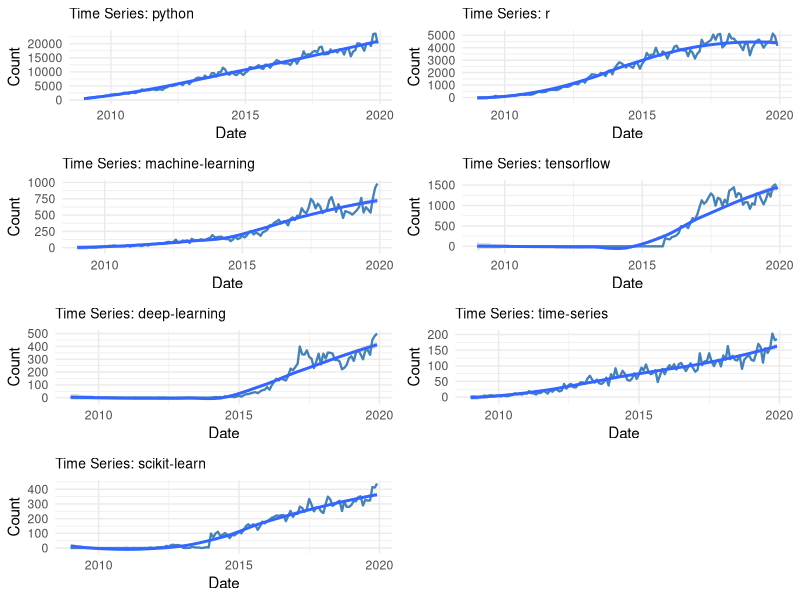
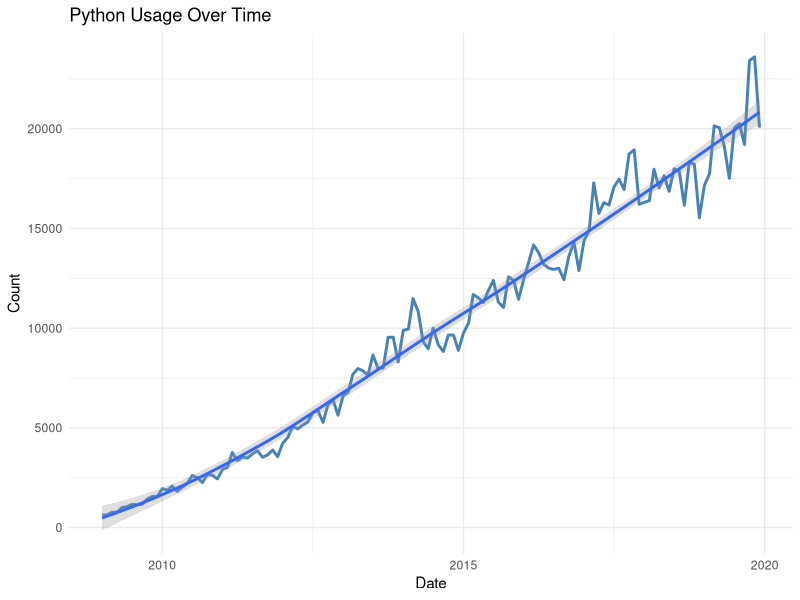
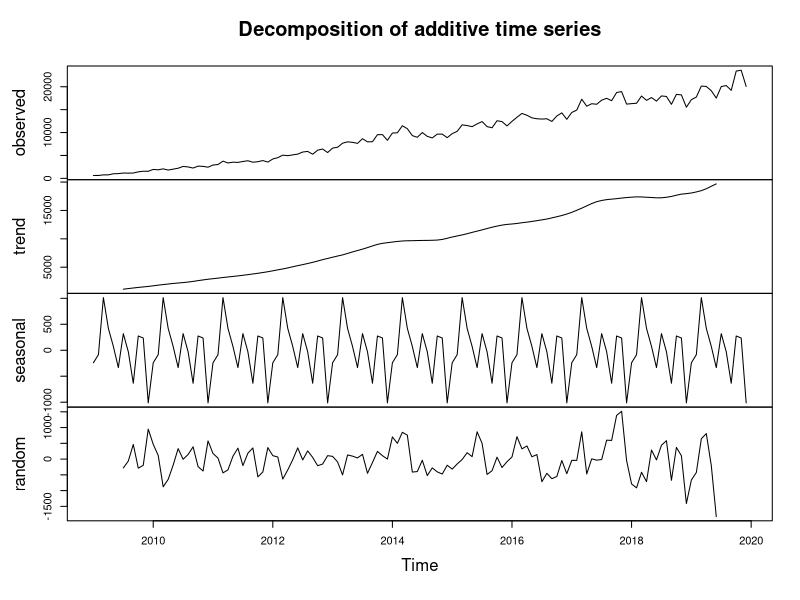
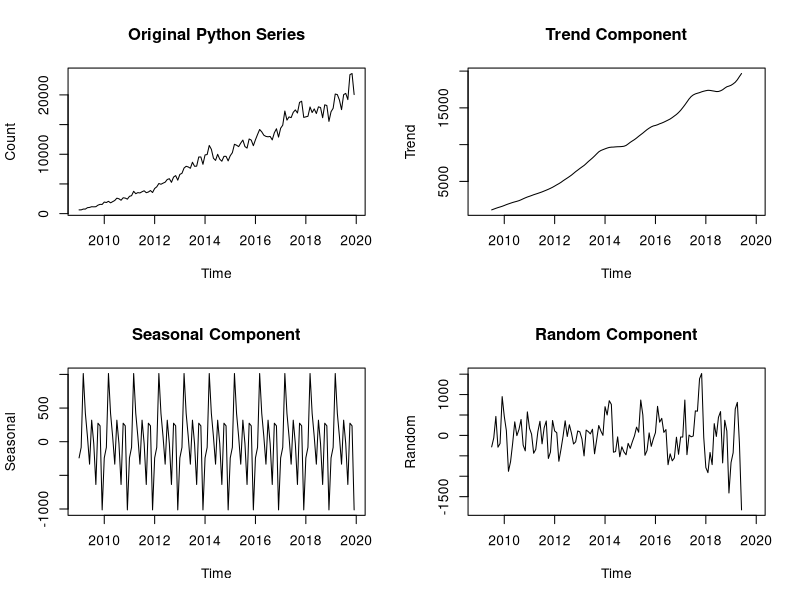
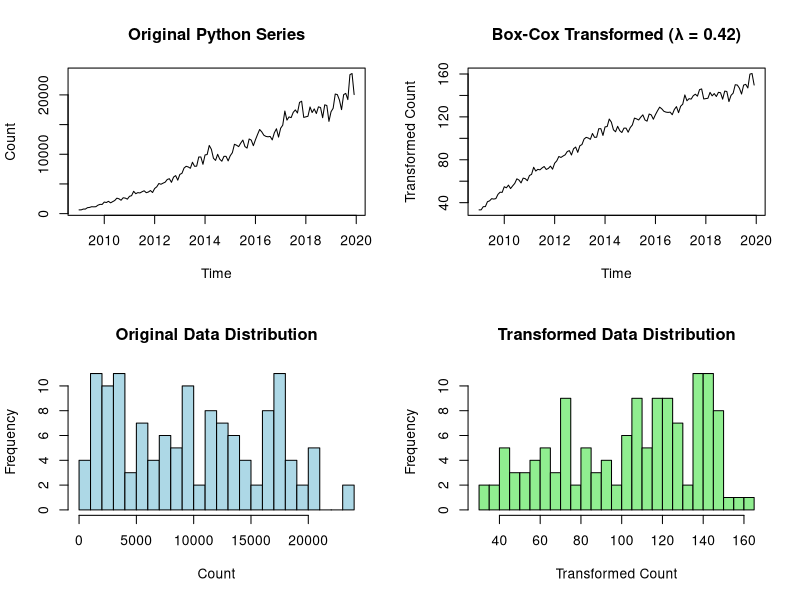
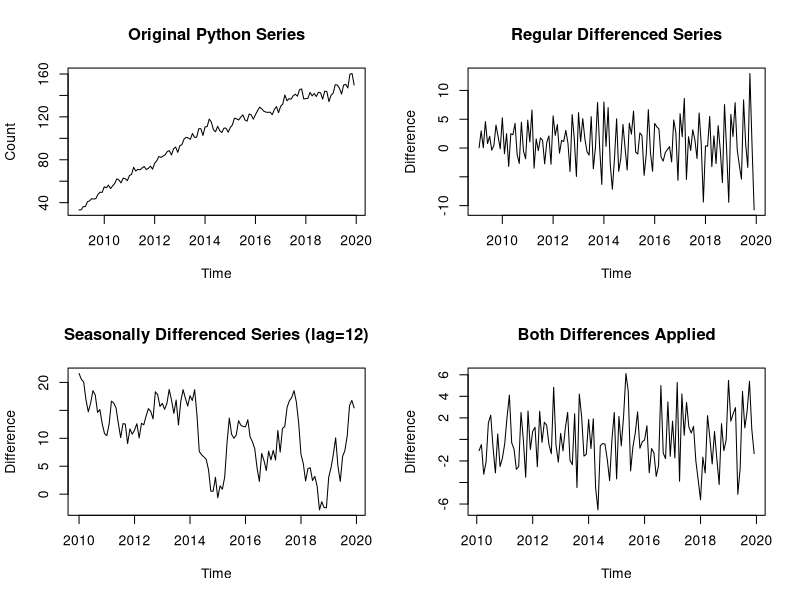
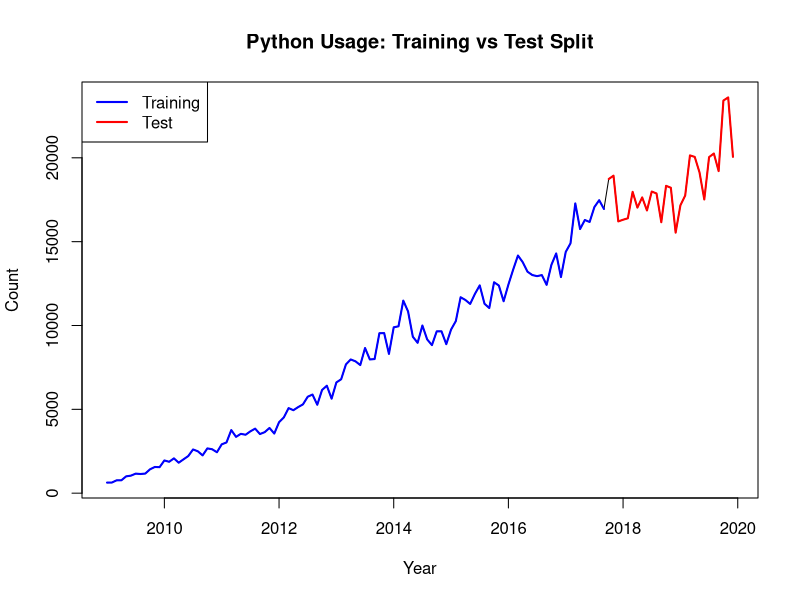
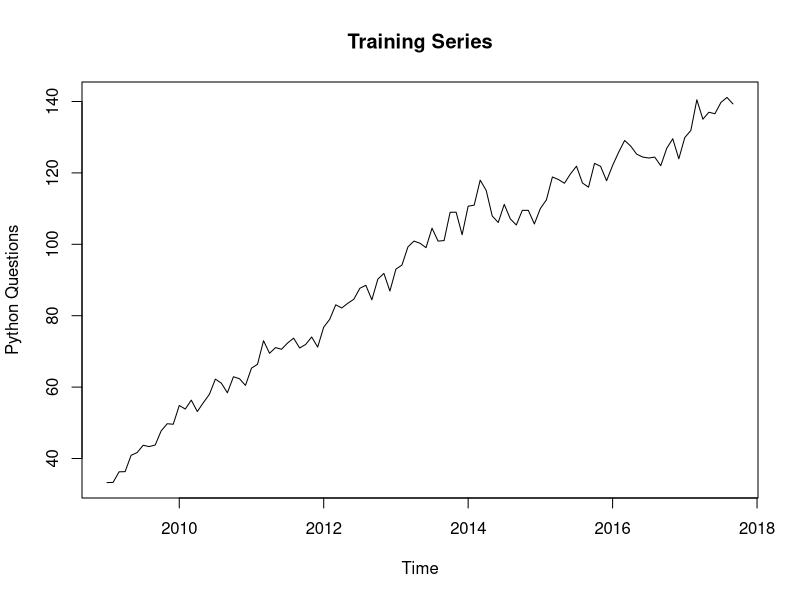

Generate these figures, in order, with R:
## ---- chunk 1
knitr::opts_chunk$set(echo = TRUE)
## ---- chunk 2
library(tidyverse)
library(forecast)
library(tseries)
library(ggplot2)
library(lubridate)
library(gridExtra)
library(reshape2)
## ---- chunk 3
# Load the data
data <- read.csv("data.csv")

# Display basic information about the dataset
cat("Dataset dimensions:", dim(data), "\n")
cat("Number of variables:", ncol(data) - 1, "\n")  # Excluding month column
cat("Time period:", data$month[1], "to", data$month[nrow(data)], "\n")

# Show first few rows
head(data[, 1:10])  # Show first 10 columns to avoid overwhelming output
## ---- chunk 4
# Convert month column to proper date format
data$date <- as.Date(paste0("01-", data$month), format = "%d-%y-%b")

# Remove any rows with NA dates
data <- data[!is.na(data$date),]

# Sort by date
data <- data[order(data$date),]

# Print date range for verification
cat("Date range:", as.character(range(data$date)), "\n")

# Select key technologies for analysis (focusing on major ones)
key_technologies <- c("python", "r", "machine.learning", "tensorflow",
                      "deep.learning", "time.series", "scikit.learn")

# Create a subset for focused analysis
tech_data <- data[, c("date", key_technologies)]

# Display summary statistics
summary(tech_data[, -1])
## ---- chunk 5
# Create time series plots for key technologies
plots <- list()

for (i in 2:ncol(tech_data)) {
  tech_name <- names(tech_data)[i]

  p <- ggplot(tech_data, aes(x = date, y = .data[[tech_name]])) +
    geom_line(color = "steelblue", size = 0.8) +
    geom_smooth(method = "loess", se = TRUE, alpha = 0.3) +
    labs(title = paste("Time Series:", str_replace_all(tech_name, "\\.", "-")),
         x = "Date", y = "Count") +
    theme_minimal() +
    theme(plot.title = element_text(size = 10))

  plots[[tech_name]] <- p
}

# Arrange plots in a grid
if (length(plots) > 0) {
  do.call(grid.arrange, c(plots, ncol = 2))
} else {
  cat("No plots to display - check data processing\n")
}

# Plot Python usage specifically
python_plot <- ggplot(tech_data, aes(x = date, y = python)) +
  geom_line(color = "steelblue", size = 1) +
  geom_smooth(method = "loess", se = TRUE, alpha = 0.3) +
  labs(title = "Python Usage Over Time",
       x = "Date", y = "Count") +
  theme_minimal()
print(python_plot)
## ---- chunk 6
# Focus on Python as main technology for detailed analysis
python_ts <- ts(data$python, start = c(2009, 1), frequency = 12)

# Decompose the time series to analyze trend and seasonality
python_decomp <- decompose(python_ts)

# Plot decomposition
plot(python_decomp)

# Calculate trend statistics
cat("=== TREND AND SEASONALITY ANALYSIS ===\n\n")
cat("Python usage trend analysis:\n")
cat("Mean:", round(mean(python_ts), 2), "\n")
cat("Standard deviation:", round(sd(python_ts), 2), "\n")
cat("Coefficient of variation:", round(sd(python_ts) / mean(python_ts), 3), "\n\n")

# Analyze variance over time to assess need for transformation
# Split the series into periods and calculate variance
ts_length <- length(python_ts)
period_size <- 24  # 2 years
periods <- floor(ts_length / period_size)

variances <- numeric(periods)
for (i in 1:periods) {
  start_idx <- (i-1) * period_size + 1
  end_idx <- i * period_size
  period_data <- python_ts[start_idx:end_idx]
  variances[i] <- var(period_data)
}

cat("Variance analysis across time periods:\n")
cat("Period variances:", round(variances, 2), "\n")
cat("Variance ratio (max/min):", round(max(variances)/min(variances), 2), "\n")

# Test for heteroscedasticity (changing variance)
if (max(variances)/min(variances) > 3) {
  cat("HIGH variance heteroscedasticity detected - Box-Cox transformation recommended\n")
} else if (max(variances)/min(variances) > 2) {
  cat("MODERATE variance heteroscedasticity detected - Box-Cox transformation may be beneficial\n")
} else {
  cat("LOW variance heteroscedasticity - Box-Cox transformation may not be necessary\n")
}

# Analyze seasonal patterns
seasonal_component <- python_decomp$seasonal
cat("\nSeasonal pattern analysis:\n")
cat("Seasonal amplitude (max-min):", round(max(seasonal_component, na.rm = TRUE) - min(seasonal_component, na.rm = TRUE), 2), "\n")
cat("Seasonal relative amplitude (% of mean):", round(100 * (max(seasonal_component, na.rm = TRUE) - min(seasonal_component, na.rm = TRUE)) / mean(python_ts), 2), "%\n")

# Plot variance over time
par(mfrow = c(2, 2))
plot(python_ts, main = "Original Python Series", ylab = "Count")
plot(python_decomp$trend, main = "Trend Component", ylab = "Trend")
plot(python_decomp$seasonal, main = "Seasonal Component", ylab = "Seasonal")
plot(python_decomp$random, main = "Random Component", ylab = "Random")
par(mfrow = c(1, 1))
## ---- chunk 7
# Based on the trend and seasonality analysis, assess need for Box-Cox transformation
lambda_bc <- BoxCox.lambda(python_ts)
cat("=== BOX-COX TRANSFORMATION ANALYSIS ===\n\n")
cat("Optimal Box-Cox lambda:", round(lambda_bc, 4), "\n")

# Interpretation of lambda values
cat("\nLambda interpretation:\n")
if (abs(lambda_bc - 1) < 0.01) {
  cat("- Lambda ≈ 1: No transformation needed (data already approximately normal)\n")
} else if (abs(lambda_bc - 0.5) < 0.1) {
  cat("- Lambda ≈ 0.5: Square root transformation recommended\n")
} else if (abs(lambda_bc) < 0.1) {
  cat("- Lambda ≈ 0: Log transformation recommended\n")
} else if (lambda_bc < 0) {
  cat("- Lambda < 0: Inverse transformation family\n")
} else {
  cat("- Lambda =", round(lambda_bc, 4), ": Power transformation recommended\n")
}

# Apply Box-Cox transformation based on lambda and variance analysis
variance_ratio <- max(variances)/min(variances)
transform_needed <- (abs(lambda_bc - 1) > 0.01) || (variance_ratio > 2)

if (transform_needed) {
  python_ts_transformed <- BoxCox(python_ts, lambda = lambda_bc)
  cat("\nBox-Cox transformation APPLIED using lambda:", round(lambda_bc, 4), "\n")
  cat("Justification: ")
  if (abs(lambda_bc - 1) > 0.01) {
    cat("Optimal lambda significantly different from 1; ")
  }
  if (variance_ratio > 2) {
    cat("High variance heteroscedasticity detected (ratio:", round(variance_ratio, 2), ")")
  }
  cat("\n")
  
  # Compare original vs transformed series
  par(mfrow = c(2, 2))
  
  # Original series
  plot(python_ts, main = "Original Python Series", ylab = "Count")
  
  # Transformed series
  plot(python_ts_transformed, main = paste0("Box-Cox Transformed (λ = ", round(lambda_bc, 3), ")"),
       ylab = "Transformed Count")
  
  # Histograms for comparison
  hist(python_ts, main = "Original Data Distribution", 
       xlab = "Count", breaks = 20, col = "lightblue")
  hist(python_ts_transformed, main = "Transformed Data Distribution", 
       xlab = "Transformed Count", breaks = 20, col = "lightgreen")
  
  par(mfrow = c(1, 1))
  
  # Variance comparison
  cat("\nVariance comparison:\n")
  cat("Original series variance:", round(var(python_ts), 2), "\n")
  cat("Transformed series variance:", round(var(python_ts_transformed), 2), "\n")
  
  # Update python_ts for subsequent analyses
  python_ts <- python_ts_transformed
  
} else {
  cat("\nBox-Cox transformation NOT APPLIED\n")
  cat("Justification: Lambda close to 1 (", round(lambda_bc, 4), ") and low variance heteroscedasticity (ratio:", round(variance_ratio, 2), ")\n")
  cat("The original series is already sufficiently stable for modeling.\n")
}

# Final assessment
cat("\n=== TRANSFORMATION SUMMARY ===\n")
if (transform_needed) {
  cat("Status: Box-Cox transformation applied\n")
  cat("Lambda parameter:", round(lambda_bc, 4), "\n")
  cat("All subsequent analyses will use the transformed series\n")
} else {
  cat("Status: No transformation applied\n")
  cat("Subsequent analyses will use the original series\n")
}
## ---- chunk 8
# Augmented Dickey-Fuller test for stationarity
adf_test <- adf.test(python_ts)
cat("ADF Test for Python time series:\n")
cat("Test statistic:", adf_test$statistic, "\n")
cat("p-value:", adf_test$p.value, "\n")
cat("Result:", ifelse(adf_test$p.value < 0.05, "Stationary", "Non-stationary"), "\n\n")

# KPSS test
kpss_test <- kpss.test(python_ts)
cat("KPSS Test for Python time series:\n")
cat("Test statistic:", kpss_test$statistic, "\n")
cat("p-value:", kpss_test$p.value, "\n")
cat("Result:", ifelse(kpss_test$p.value < 0.05, "Stationary", "Non-stationary"), "\n")
## ---- chunk 9
# First create the differenced series
python_diff <- diff(python_ts)

# Test stationarity of regular differenced series
adf_diff <- adf.test(python_diff)
cat("=== COMPREHENSIVE DIFFERENCING ANALYSIS ===\n\n")

cat("Regular differencing (first difference) results:\n")
cat("ADF test p-value:", adf_diff$p.value, "\n")
cat("Result:", ifelse(adf_diff$p.value < 0.05, "Stationary", "Non-stationary"), "\n\n")

# Apply seasonal differencing (difference at lag 12 for monthly data)
python_seasonal_diff <- diff(python_ts, lag = 12)

# Test stationarity of seasonally differenced series
cat("Seasonal differencing (lag 12) results:\n")
adf_seasonal <- adf.test(python_seasonal_diff)
cat("ADF test p-value:", adf_seasonal$p.value, "\n")
cat("Result:", ifelse(adf_seasonal$p.value < 0.05, "Stationary", "Non-stationary"), "\n\n")

# Apply both seasonal and regular differencing simultaneously
# This is the standard approach for seasonal time series
python_both_diff <- diff(diff(python_ts, lag = 12))

cat("Both seasonal and regular differencing:\n")
adf_both <- adf.test(python_both_diff)
cat("ADF test p-value:", adf_both$p.value, "\n")
cat("Result:", ifelse(adf_both$p.value < 0.05, "Stationary", "Non-stationary"), "\n\n")

# Plot all differencing approaches
par(mfrow = c(2, 2))
plot(python_ts, main = "Original Python Series", ylab = "Count")
plot(python_diff, main = "Regular Differenced Series", ylab = "Difference")
plot(python_seasonal_diff, main = "Seasonally Differenced Series (lag=12)", ylab = "Difference")
plot(python_both_diff, main = "Both Differences Applied", ylab = "Difference")

par(mfrow = c(1, 1))
## ---- chunk 10
# Calculate split point (80% for training, 20% for testing)
python_ts <- ts(data$python, start = c(2009, 1), frequency = 12)
total_obs <- length(python_ts)
train_size <- floor(0.8 * total_obs)

# Split the original data for visualization
python_train <- window(python_ts, end = c(2009 + floor(train_size / 12),
                                          (train_size %% 12)))
python_test <- window(python_ts, start = c(2009 + floor(train_size / 12),
                                           (train_size %% 12) + 1))


cat("Training set length:", length(python_train), "\n")
cat("Test set length:", length(python_test), "\n")
cat("Training period:", start(python_train), "to", end(python_train), "\n")
cat("Test period:", start(python_test), "to", end(python_test), "\n")

# Plot the split
plot(python_ts, main = "Python Usage: Training vs Test Split",
     ylab = "Count", xlab = "Year")
lines(python_train, col = "blue", lwd = 2)
lines(python_test, col = "red", lwd = 2)
legend("topleft", legend = c("Training", "Test"),
       col = c("blue", "red"), lwd = 2)
## ---- chunk 11
# Use original training data for model development
train_ts <- python_train
train_ts <- BoxCox(train_ts, lambda = lambda_bc)

# Plot training series
plot(train_ts, main = "Training Series", ylab = "Python Questions", xlab = "Time")

# Check stationarity of training series
adf_train <- adf.test(train_ts)
cat("ADF test p-value for training series:", adf_train$p.value, "\n")
cat("Training series is:", ifelse(adf_train$p.value < 0.05, "Stationary", "Non-stationary"), "\n\n")

# Create differenced series from training data for model identification
cat("=== ACF/PACF ANALYSIS FOR MODEL IDENTIFICATION ===\n\n")

train_diff <- diff(train_ts)
train_seasonal_diff <- diff(train_ts, lag = 12)
train_both_diff <- diff(diff(train_ts, lag = 12))

# Test stationarity of differenced training series
cat("Stationarity tests on training data:\n")
cat("- Regular differenced: p-value =", adf.test(train_diff)$p.value, "\n")
cat("- Seasonal differenced: p-value =", adf.test(train_seasonal_diff)$p.value, "\n")
cat("- Both differences: p-value =", adf.test(train_both_diff)$p.value, "\n\n")

# ACF/PACF plots for model identification
par(mfrow = c(3, 2))

# Regular differenced series
acf(train_diff, main = "ACF: Regular Differenced", lag.max = 40, na.action = na.pass)
pacf(train_diff, main = "PACF: Regular Differenced", lag.max = 40, na.action = na.pass)

# Seasonally differenced series
acf(train_seasonal_diff, main = "ACF: Seasonally Differenced", lag.max = 40, na.action = na.pass)
pacf(train_seasonal_diff, main = "PACF: Seasonally Differenced", lag.max = 40, na.action = na.pass)

# Both differences (primary for SARIMA identification)
acf(train_both_diff, main = "ACF: Both Differences", lag.max = 40, na.action = na.pass)
pacf(train_both_diff, main = "PACF: Both Differences", lag.max = 40, na.action = na.pass)

par(mfrow = c(1, 1))

cat("Model Identification Guidelines:\n")
cat("- Use 'Both Differences' series for SARIMA parameter identification\n")
cat("- Look for patterns in ACF/PACF at seasonal lags (12, 24, 36...)\n")
cat("- Consider d=1, D=1 based on differencing analysis\n")
## ---- chunk 12
# Define candidate SARIMA models based on ACF/PACF analysis
models_to_test <- list(
  list(order = c(0, 1, 1), seasonal = c(0, 1, 1)),
  list(order = c(1, 1, 0), seasonal = c(1, 1, 1)),
  list(order = c(1, 1, 0), seasonal = c(0, 1, 1)),
  list(order = c(1, 1, 0), seasonal = c(1, 1, 0)),
  list(order = c(1, 1, 0), seasonal = c(1, 0, 0)),
  list(order = c(1, 1, 0), seasonal = c(0, 0, 1)),
  list(order = c(0, 1, 1), seasonal = c(0, 0, 0)),
  list(order = c(1, 1, 1), seasonal = c(1, 1, 1)),
  list(order = c(1, 1, 1), seasonal = c(0, 1, 1)),
  list(order = c(1, 1, 1), seasonal = c(1, 1, 0)),
  list(order = c(1, 1, 1), seasonal = c(1, 0, 0)),
  list(order = c(1, 1, 1), seasonal = c(0, 0, 1)),
  list(order = c(0, 1, 2), seasonal = c(0, 0, 0))
)

# Store model results
model_results <- data.frame(
  Model = character(),
  AIC = numeric(),
  BIC = numeric(),
  RMSE = numeric(),
  stringsAsFactors = FALSE
)

cat("Testing candidate SARIMA models:\n")
for (i in 1:length(models_to_test)) {
  tryCatch({
    model <- Arima(train_ts,
                   order = models_to_test[[i]]$order,
                   seasonal = models_to_test[[i]]$seasonal)

    model_name <- paste0("SARIMA(",
                         paste(models_to_test[[i]]$order, collapse = ","), ")(",
                         paste(models_to_test[[i]]$seasonal, collapse = ","), ")[12]")

    # Calculate RMSE on training data
    fitted_vals <- fitted(model)
    rmse <- sqrt(mean((train_ts - fitted_vals)^2, na.rm = TRUE))

    model_results <- rbind(model_results, data.frame(
      Model = model_name,
      AIC = model$aic,
      BIC = model$bic,
      RMSE = rmse
    ))

    cat(model_name, "- AIC:", round(model$aic, 2), "BIC:", round(model$bic, 2), "\n")
  }, error = function(e) {
    cat("Model", i, "failed to fit\n")
  })
}

# Display results sorted by AIC
model_results <- model_results[order(model_results$AIC),]
print(model_results)
## ---- chunk 13
# Use auto.arima for SARIMA model selection
auto_sarima <- auto.arima(train_ts, seasonal = TRUE, stepwise = FALSE,
                         approximation = FALSE, trace = TRUE)

cat("Auto-selected SARIMA model:\n")
print(auto_sarima)
## ---- chunk 14
# Use auto.arima for non-seasonal ARIMA model selection
auto_arima <- auto.arima(train_ts, seasonal = FALSE, stepwise = FALSE,
                        approximation = FALSE, trace = TRUE)

cat("\nAuto-selected ARIMA (non-seasonal) model:\n")
print(auto_arima)
## ---- chunk 15
# Compare SARIMA vs ARIMA
cat("\n=== AUTOMATIC MODEL COMPARISON ===\n")
cat("SARIMA Model:\n")
cat("- Model:", paste(arimaorder(auto_sarima), collapse = "-"), "\n")
cat("- AIC:", auto_sarima$aic, "\n")
cat("- BIC:", auto_sarima$bic, "\n")

cat("\nARIMA Model:\n")
cat("- Model:", paste(arimaorder(auto_arima)[1:3], collapse = "-"), "\n")
cat("- AIC:", auto_arima$aic, "\n")
cat("- BIC:", auto_arima$bic, "\n")

# Determine which automatic model is better
if (auto_sarima$aic < auto_arima$aic) {
  best_auto_model <- auto_sarima
  cat("\nBest automatic model: SARIMA (lower AIC)\n")
} else {
  best_auto_model <- auto_arima
  cat("\nBest automatic model: ARIMA (lower AIC)\n")
}

cat("\nModel summary for best automatic model:\n")
summary(best_auto_model)
## ---- chunk 16
# Use best automatic model for detailed analysis
best_sarima <- best_auto_model

cat("Best model coefficients:\n")
print(coef(best_sarima))

cat("\nStandard errors:\n")
print(sqrt(diag(best_sarima$var.coef)))

cat("\nT-statistics:\n")
t_stats <- coef(best_sarima) / sqrt(diag(best_sarima$var.coef))
print(t_stats)

cat("\nP-values:\n")
p_values <- 2 * (1 - pnorm(abs(t_stats)))
print(p_values)

# Parameter significance (p < 0.05)
significant_params <- p_values < 0.05
cat("\nSignificant parameters (p < 0.05):\n")
print(significant_params)

# Model type identification
if (length(arimaorder(best_sarima)) == 6) {
  cat("\nSelected model type: SARIMA\n")
  cat("Model specification:", paste(arimaorder(best_sarima), collapse = "-"), "\n")
} else {
  cat("\nSelected model type: ARIMA (non-seasonal)\n")
  cat("Model specification:", paste(arimaorder(best_sarima)[1:3], collapse = "-"), "\n")
}
## ---- chunk 17
# Residual analysis
residuals_sarima <- residuals(best_sarima)

par(mfrow = c(2, 3))
# 1. Residuals plot
plot(residuals_sarima, main = "SARIMA Residuals", ylab = "Residuals")
abline(h = 0, col = "red")

# 2. ACF of residuals
acf(residuals_sarima, main = "ACF of Residuals", na.action = na.pass)

# 3. PACF of residuals
pacf(residuals_sarima, main = "PACF of Residuals", na.action = na.pass)

# 4. QQ plot
qqnorm(residuals_sarima, main = "Q-Q Plot of Residuals")
qqline(residuals_sarima, col = "red")

# 5. Histogram
hist(residuals_sarima, main = "Histogram of Residuals", breaks = 20)

# 6. Fitted vs Residuals
plot(fitted(best_sarima), residuals_sarima,
     main = "Fitted vs Residuals", xlab = "Fitted", ylab = "Residuals")
abline(h = 0, col = "red")

par(mfrow = c(1, 1))

# Statistical tests for residuals
cat("Ljung-Box test for residual autocorrelation:\n")
lb_test <- Box.test(residuals_sarima, lag = 12, type = "Ljung-Box")
print(lb_test)

cat("\nShapiro-Wilk Test for Residuals:\n")
shapiro.test(residuals_sarima)

# Kolmogorov-Smirnov Test for Normality
# Note: For Kolmogorov-Smirnov, you typically compare against a theoretical distribution.
# For residuals, it's common to compare against a normal distribution with mean 0 and standard deviation
# equal to the standard deviation of your residuals.
cat("\nKolmogorov-Smirnov Test for Residuals:\n")
ks.test(residuals_sarima, "pnorm", mean = mean(residuals_sarima), sd = sd(residuals_sarima))
## ---- chunk 18
# Manual ETS models - using valid combinations
train_ts <- python_train # Use original training data without Box-Cox transformation for ETS
cat("Fitting ETS models:\n")
ets_models <- list()

# Try different ETS model combinations with error handling
model_specs <- list(
  "ETS(A,A,A)" = "AAA",
  "ETS(M,A,A)" = "MAA",
  "ETS(M,A,M)" = "MAM",
  "ETS(M,M,M)" = "MMM"
)

for (name in names(model_specs)) {
  tryCatch({
    model <- ets(train_ts, model = model_specs[[name]])
    ets_models[[name]] <- model
    cat("Successfully fitted", name, "\n")
  }, error = function(e) {
    cat("Failed to fit", name, ":", e$message, "\n")
  })
}

# Compare manual ETS models
ets_manual_comparison <- data.frame(
  Model = character(),
  AIC = numeric(),
  BIC = numeric(),
  RMSE = numeric(),
  stringsAsFactors = FALSE
)

# Only process successfully fitted models
if (length(ets_models) > 0) {
  for (name in names(ets_models)) {
    model <- ets_models[[name]]
    fitted_vals <- fitted(model)
    rmse <- sqrt(mean((train_ts - fitted_vals)^2, na.rm = TRUE))

    ets_manual_comparison <- rbind(ets_manual_comparison, data.frame(
      Model = name,
      AIC = model$aic,
      BIC = model$bic,
      RMSE = rmse
    ))
  }

  ets_manual_comparison <- ets_manual_comparison[order(ets_manual_comparison$AIC),]
  print(ets_manual_comparison)
} else {
  cat("No manual ETS models fitted successfully\n")
}
## ---- chunk 19
# Automatic ETS model selection
ets_auto <- ets(train_ts)
cat("Auto-selected ETS model:\n")
print(ets_auto)

# Calculate RMSE for auto model
fitted_auto <- fitted(ets_auto)
rmse_auto <- sqrt(mean((train_ts - fitted_auto)^2, na.rm = TRUE))

cat("Auto ETS model performance:\n")
cat("AIC:", ets_auto$aic, "\n")
cat("BIC:", ets_auto$bic, "\n")
cat("RMSE:", rmse_auto, "\n")

# Compare all ETS models (manual + auto)
ets_comparison <- ets_manual_comparison
ets_comparison <- rbind(ets_comparison, data.frame(
  Model = "ETS(Auto)",
  AIC = ets_auto$aic,
  BIC = ets_auto$bic,
  RMSE = rmse_auto
))

ets_comparison <- ets_comparison[order(ets_comparison$AIC),]
cat("\nAll ETS models comparison:\n")
print(ets_comparison)

# Select best ETS model
best_ets <- ets_auto
## ---- chunk 20
# Residual analysis for ETS model
residuals_ets <- residuals(best_ets) # Assuming best_ets is your chosen ETS model (e.g., ets_auto)

par(mfrow = c(2, 3))

# 1. Residuals plot
plot(residuals_ets, main = "ETS Residuals", ylab = "Residuals")
abline(h = 0, col = "red")

# 2. ACF of residuals
acf(residuals_ets, main = "ACF of Residuals", na.action = na.pass)

# 3. PACF of residuals
pacf(residuals_ets, main = "PACF of Residuals", na.action = na.pass)

# 4. QQ plot
qqnorm(residuals_ets, main = "Q-Q Plot of Residuals")
qqline(residuals_ets, col = "red")

# 5. Histogram
hist(residuals_ets, main = "Histogram of Residuals", breaks = 20)

# 6. Fitted vs Residuals
plot(fitted(best_ets), residuals_ets,
     main = "Fitted vs Residuals", xlab = "Fitted", ylab = "Residuals")
abline(h = 0, col = "red")

cat("Ljung-Box test for residual autocorrelation:\n")
lb_test <- Box.test(residuals_ets, lag = 40, type = "Ljung-Box")
print(lb_test)

cat("\nShapiro-Wilk Test for Residuals:\n")
shapiro.test(residuals_ets)

# Kolmogorov-Smirnov Test for Normality
# Note: For Kolmogorov-Smirnov, you typically compare against a theoretical distribution.
# For residuals, it's common to compare against a normal distribution with mean 0 and standard deviation
# equal to the standard deviation of your residuals.
cat("\nKolmogorov-Smirnov Test for Residuals:\n")
ks.test(residuals_ets, "pnorm", mean = mean(residuals_sarima), sd = sd(residuals_sarima))
## ---- chunk 21
cat("=== MODEL COMPARISON SUMMARY ===\n\n")

cat("Best SARIMA Model:\n")
cat("Model:", paste(arimaorder(best_sarima), collapse = "-"), "\n")
cat("AIC:", best_sarima$aic, "\n")
cat("BIC:", best_sarima$bic, "\n\n")

cat("Best ETS Model:\n")
cat("Model:", best_ets$method, "\n")
cat("AIC:", best_ets$aic, "\n")
cat("BIC:", best_ets$bic, "\n\n")
## ---- chunk 22
# Set forecast horizon (length of test set)
h <- length(python_test)
cat("Forecast horizon:", h, "periods\n")

# Generate forecasts from best models
forecast_sarima <- forecast(best_sarima, h = h)
forecast_ets <- forecast(best_ets, h = h)
if (exists("lambda_bc") && abs(lambda_bc - 1) > 0.01) {
  cat("Applying inverse Box-Cox transformation to forecasts...\n")
  
  # Inverse transform SARIMA forecasts
  forecast_sarima$mean <- InvBoxCox(forecast_sarima$mean, lambda_bc)
  forecast_sarima$lower <- InvBoxCox(forecast_sarima$lower, lambda_bc)
  forecast_sarima$upper <- InvBoxCox(forecast_sarima$upper, lambda_bc)
  forecast_sarima$x <- python_train
}

# Display forecast summaries
cat("SARIMA Forecast Summary:\n")
print(summary(forecast_sarima))

cat("ETS Forecast Summary:\n")
print(summary(forecast_ets))
## ---- chunk 23
# Create comprehensive forecast plots
par(mfrow = c(2, 1))

# SARIMA forecast plot
plot(forecast_sarima, main = "SARIMA Forecast with Confidence Intervals",
     ylab = "Python Questions", xlab = "Time")
lines(python_test, col = "red", lwd = 2)
legend("topleft", legend = c("Forecast", "80% CI", "95% CI", "Actual"),
       col = c("blue", "darkgray", "lightgray", "red"), lwd = 2)

# ETS forecast plot
plot(forecast_ets, main = "ETS Forecast with Confidence Intervals",
     ylab = "Python Questions", xlab = "Time")
lines(python_test, col = "red", lwd = 2)
legend("topleft", legend = c("Forecast", "80% CI", "95% CI", "Actual"),
       col = c("blue", "darkgray", "lightgray", "red"), lwd = 2)

par(mfrow = c(1, 1))
# Combined comparison plot
plot(python_ts, main = "Forecast Comparison: SARIMA vs ETS vs Actual",
     ylab = "Python Questions", xlab = "Time", xlim = c(2009, 2019))
lines(forecast_sarima$mean, col = "blue", lwd = 2)
lines(forecast_ets$mean, col = "green", lwd = 2)
lines(python_test, col = "red", lwd = 2)
legend("topleft", legend = c("Original", "SARIMA", "ETS", "Actual Test"),
       col = c("black", "blue", "green", "red"), lwd = 2)
## ---- chunk 24
# Calculate accuracy measures
accuracy_sarima <- accuracy(forecast_sarima, python_test)
accuracy_ets <- accuracy(forecast_ets, python_test)

cat("=== FORECAST ACCURACY COMPARISON ===\n\n")

cat("SARIMA Model Accuracy:\n")
print(accuracy_sarima)

cat("\nETS Model Accuracy:\n")
print(accuracy_ets)

# Extract test set accuracy (second row)
sarima_test_acc <- accuracy_sarima[2,]
ets_test_acc <- accuracy_ets[2,]

# Create comparison table
accuracy_comparison <- data.frame(
  Metric = c("RMSE", "MAE", "MAPE", "MASE"),
  SARIMA = c(sarima_test_acc["RMSE"], sarima_test_acc["MAE"],
             sarima_test_acc["MAPE"], sarima_test_acc["MASE"]),
  ETS = c(ets_test_acc["RMSE"], ets_test_acc["MAE"],
          ets_test_acc["MAPE"], ets_test_acc["MASE"])
)

cat("\nAccuracy Metrics Comparison:\n")
print(accuracy_comparison)

# Determine best model based on RMSE
best_model_name <- if (sarima_test_acc["RMSE"] < ets_test_acc["RMSE"]) "SARIMA" else "ETS"
cat("\nBest forecasting model based on RMSE:", best_model_name, "\n")
## ---- chunk 25
# Extract confidence intervals
sarima_lower80 <- forecast_sarima$lower[, "80%"]
sarima_upper80 <- forecast_sarima$upper[, "80%"]
sarima_lower95 <- forecast_sarima$lower[, "95%"]
sarima_upper95 <- forecast_sarima$upper[, "95%"]

ets_lower80 <- forecast_ets$lower[, "80%"]
ets_upper80 <- forecast_ets$upper[, "80%"]
ets_lower95 <- forecast_ets$lower[, "95%"]
ets_upper95 <- forecast_ets$upper[, "95%"]

# Check coverage probability
actual_values <- as.numeric(python_test)
sarima_forecasts <- as.numeric(forecast_sarima$mean)
ets_forecasts <- as.numeric(forecast_ets$mean)

# Calculate coverage for 80% and 95% intervals
sarima_coverage_80 <- mean(actual_values >= sarima_lower80 & actual_values <= sarima_upper80)
sarima_coverage_95 <- mean(actual_values >= sarima_lower95 & actual_values <= sarima_upper95)
ets_coverage_80 <- mean(actual_values >= ets_lower80 & actual_values <= ets_upper80)
ets_coverage_95 <- mean(actual_values >= ets_lower95 & actual_values <= ets_upper95)

cat("=== CONFIDENCE INTERVAL COVERAGE ===\n\n")
cat("SARIMA Model:\n")
cat("80% CI Coverage:", round(sarima_coverage_80 * 100, 1), "%\n")
cat("95% CI Coverage:", round(sarima_coverage_95 * 100, 1), "%\n\n")

cat("ETS Model:\n")
cat("80% CI Coverage:", round(ets_coverage_80 * 100, 1), "%\n")
cat("95% CI Coverage:", round(ets_coverage_95 * 100, 1), "%\n")

# Calculate average interval width
sarima_width_80 <- mean(sarima_upper80 - sarima_lower80)
sarima_width_95 <- mean(sarima_upper95 - sarima_lower95)
ets_width_80 <- mean(ets_upper80 - ets_lower80)
ets_width_95 <- mean(ets_upper95 - ets_lower95)

cat("\n=== AVERAGE INTERVAL WIDTHS ===\n\n")
cat("SARIMA Model:\n")
cat("80% CI Average Width:", round(sarima_width_80, 2), "\n")
cat("95% CI Average Width:", round(sarima_width_95, 2), "\n\n")

cat("ETS Model:\n")
cat("80% CI Average Width:", round(ets_width_80, 2), "\n")
cat("95% CI Average Width:", round(ets_width_95, 2), "\n")
## ---- chunk 26
# Bootstrap forecast for uncertainty quantification
set.seed(123)  # For reproducibility

# Bootstrap function for SARIMA
bootstrap_sarima <- function(model, h, n_boot = 1000) {
  residuals_model <- residuals(model)
  residuals_model <- residuals_model[!is.na(residuals_model)]

  # Store bootstrap forecasts
  boot_forecasts <- matrix(NA, nrow = n_boot, ncol = h)

  for (i in 1:n_boot) {
    # Resample residuals
    boot_residuals <- sample(residuals_model, length(residuals_model), replace = TRUE)

    # Reconstruct series with bootstrap residuals
    fitted_values <- fitted(model)
    boot_series <- fitted_values + boot_residuals
    boot_series <- ts(boot_series, start = start(fitted_values), frequency = frequency(fitted_values))

    # Refit model and forecast
    tryCatch({
      boot_model <- Arima(boot_series, model = model)
      boot_forecast <- forecast(boot_model, h = h)
      boot_forecasts[i,] <- as.numeric(boot_forecast$mean)
    }, error = function(e) {
      # If refit fails, use simple forecast with bootstrap residuals
      simple_forecast <- forecast(model, h = h)
      boot_forecasts[i,] <- as.numeric(simple_forecast$mean) +
        sample(residuals_model, h, replace = TRUE)
    })
  }

  return(boot_forecasts)
}

cat("Performing bootstrap forecast analysis...\n")
cat("This may take a few moments...\n")

# Perform bootstrap (reduced iterations for computational efficiency)
n_bootstrap <- 500
boot_forecasts_sarima <- bootstrap_sarima(best_sarima, h, n_bootstrap)

if (exists("lambda_bc") && abs(lambda_bc - 1) > 0.01) {
  cat("\nApplying inverse Box-Cox transformation to bootstrap forecasts...\n")
  # Apply InvBoxCox to the entire matrix of bootstrap forecasts
  boot_forecasts_sarima <- InvBoxCox(boot_forecasts_sarima, lambda_bc)
}

# Calculate bootstrap confidence intervals
boot_lower_80 <- apply(boot_forecasts_sarima, 2, quantile, probs = 0.1, na.rm = TRUE)
boot_upper_80 <- apply(boot_forecasts_sarima, 2, quantile, probs = 0.9, na.rm = TRUE)
boot_lower_95 <- apply(boot_forecasts_sarima, 2, quantile, probs = 0.025, na.rm = TRUE)
boot_upper_95 <- apply(boot_forecasts_sarima, 2, quantile, probs = 0.975, na.rm = TRUE)
boot_mean <- apply(boot_forecasts_sarima, 2, mean, na.rm = TRUE)

# Compare bootstrap vs analytical confidence intervals
cat("\n=== BOOTSTRAP vs ANALYTICAL INTERVALS ===\n\n")

# Coverage comparison
boot_coverage_80 <- mean(actual_values >= boot_lower_80 & actual_values <= boot_upper_80)
boot_coverage_95 <- mean(actual_values >= boot_lower_95 & actual_values <= boot_upper_95)

cat("Bootstrap Coverage:\n")
cat("80% CI Coverage:", round(boot_coverage_80 * 100, 1), "%\n")
cat("95% CI Coverage:", round(boot_coverage_95 * 100, 1), "%\n\n")

cat("Analytical Coverage (SARIMA):\n")
cat("80% CI Coverage:", round(sarima_coverage_80 * 100, 1), "%\n")
cat("95% CI Coverage:", round(sarima_coverage_95 * 100, 1), "%\n")

# Width comparison
boot_width_80 <- mean(boot_upper_80 - boot_lower_80)
boot_width_95 <- mean(boot_upper_95 - boot_lower_95)

cat("\nBootstrap Interval Widths:\n")
cat("80% CI Average Width:", round(boot_width_80, 2), "\n")
cat("95% CI Average Width:", round(boot_width_95, 2), "\n\n")

cat("Analytical Interval Widths (SARIMA):\n")
cat("80% CI Average Width:", round(sarima_width_80, 2), "\n")
cat("95% CI Average Width:", round(sarima_width_95, 2), "\n")
## ---- chunk 27
# Plot bootstrap results with robust error handling
tryCatch({
  par(mfrow = c(1, 2))

  # Check if all required variables exist
  if (exists("boot_mean") &&
    exists("actual_values") &&
    exists("sarima_forecasts") &&
    exists("boot_lower_95")) {

    # Convert to numeric vectors to avoid time series issues
    time_vals <- as.numeric(time(python_test))
    actual_vals <- as.numeric(actual_values)
    boot_vals <- as.numeric(boot_mean)
    sarima_vals <- as.numeric(sarima_forecasts)

    # Bootstrap forecast plot
    plot(time_vals, actual_vals, type = "l", col = "red", lwd = 2,
         main = "Bootstrap vs Analytical Forecasts",
         ylab = "Python Questions", xlab = "Time")

    # Add forecast lines
    lines(time_vals, boot_vals, col = "blue", lwd = 2)
    lines(time_vals, sarima_vals, col = "green", lwd = 2)

    # Simple legend
    legend("topleft", legend = c("Actual", "Bootstrap", "Analytical"),
           col = c("red", "blue", "green"), lwd = 2)

    # Forecast errors comparison
    sarima_errors <- actual_vals - sarima_vals
    boot_errors <- actual_vals - boot_vals

    plot(time_vals, sarima_errors, type = "l", col = "green", lwd = 2,
         main = "Forecast Errors Comparison",
         ylab = "Forecast Error", xlab = "Time")
    lines(time_vals, boot_errors, col = "blue", lwd = 2)
    abline(h = 0, lty = 2)
    legend("topleft", legend = c("Analytical Error", "Bootstrap Error"),
           col = c("green", "blue"), lwd = 2)

  } else {
    cat("Bootstrap results not available for plotting\n")
    plot.new()
    text(0.5, 0.5, "Bootstrap analysis not completed", cex = 1.5)
    plot.new()
    text(0.5, 0.5, "Error analysis not available", cex = 1.5)
  }

  par(mfrow = c(1, 1))

}, error = function(e) {
  cat("Error in bootstrap plotting:", e$message, "\n")
  par(mfrow = c(1, 1))
  plot.new()
  text(0.5, 0.5, "Bootstrap plotting failed", cex = 1.5)
})
## ---- chunk 28
cat("=== COMPREHENSIVE FORECAST PERFORMANCE SUMMARY ===\n\n")

# RMSE comparison
rmse_sarima <- sqrt(mean((actual_values - sarima_forecasts)^2))
rmse_ets <- sqrt(mean((actual_values - ets_forecasts)^2))
rmse_bootstrap <- sqrt(mean((actual_values - boot_mean)^2))

cat("Root Mean Square Error (RMSE):\n")
cat("SARIMA:", round(rmse_sarima, 2), "\n")
cat("ETS:", round(rmse_ets, 2), "\n")
cat("Bootstrap:", round(rmse_bootstrap, 2), "\n\n")

# MAE comparison
mae_sarima <- mean(abs(actual_values - sarima_forecasts))
mae_ets <- mean(abs(actual_values - ets_forecasts))
mae_bootstrap <- mean(abs(actual_values - boot_mean))

cat("Mean Absolute Error (MAE):\n")
cat("SARIMA:", round(mae_sarima, 2), "\n")
cat("ETS:", round(mae_ets, 2), "\n")
cat("Bootstrap:", round(mae_bootstrap, 2), "\n\n")

# Overall best model
best_overall <- which.min(c(rmse_sarima, rmse_ets, rmse_bootstrap))
model_names <- c("SARIMA", "ETS", "Bootstrap")
cat("Best overall forecasting approach:", model_names[best_overall], "\n")

# Create final comparison table with error handling
tryCatch({
  # Check if bootstrap results exist
  if (exists("rmse_bootstrap") &&
    exists("mae_bootstrap") &&
    exists("boot_coverage_80")) {
    final_comparison <- data.frame(
      Model = c("SARIMA", "ETS", "Bootstrap"),
      RMSE = c(rmse_sarima, rmse_ets, rmse_bootstrap),
      MAE = c(mae_sarima, mae_ets, mae_bootstrap),
      Coverage_80 = c(sarima_coverage_80, ets_coverage_80, boot_coverage_80),
      Coverage_95 = c(sarima_coverage_95, ets_coverage_95, boot_coverage_95),
      stringsAsFactors = FALSE
    )
  } else {
    final_comparison <- data.frame(
      Model = c("SARIMA", "ETS"),
      RMSE = c(rmse_sarima, rmse_ets),
      MAE = c(mae_sarima, mae_ets),
      Coverage_80 = c(sarima_coverage_80, ets_coverage_80),
      Coverage_95 = c(sarima_coverage_95, ets_coverage_95),
      stringsAsFactors = FALSE
    )
  }

  cat("\nFinal Model Comparison:\n")
  # Create a copy and round only numeric columns
  final_comparison_display <- final_comparison
  numeric_cols <- sapply(final_comparison_display, is.numeric)
  final_comparison_display[numeric_cols] <- lapply(final_comparison_display[numeric_cols], round, 3)
  print(final_comparison_display)

}, error = function(e) {
  cat("Error creating final comparison table:", e$message, "\n")
  cat("Displaying individual results:\n")
  cat("SARIMA RMSE:", round(rmse_sarima, 3), "\n")
  cat("ETS RMSE:", round(rmse_ets, 3), "\n")
  if (exists("rmse_bootstrap")) {
    cat("Bootstrap RMSE:", round(rmse_bootstrap, 3), "\n")
  }
})
## ---- chunk 29
cat("=== COMPREHENSIVE RESULTS SUMMARY ===\n\n")

# Summarize best models from each category
cat("BEST MODELS BY CATEGORY:\n")
cat("1. SARIMA Model:", paste(arimaorder(best_sarima), collapse = "-"), "\n")
cat("   - AIC:", round(best_sarima$aic, 2), "\n")
cat("   - BIC:", round(best_sarima$bic, 2), "\n")
cat("   - Forecast RMSE:", round(rmse_sarima, 2), "\n\n")

cat("2. ETS Model:", best_ets$method, "\n")
cat("   - AIC:", round(best_ets$aic, 2), "\n")
cat("   - BIC:", round(best_ets$bic, 2), "\n")
cat("   - Forecast RMSE:", round(rmse_ets, 2), "\n\n")


# Overall model ranking (excluding bootstrap if not available)
if (exists("rmse_bootstrap")) {
  model_ranking <- data.frame(
    Rank = 1:3,
    Model = model_names[order(c(rmse_sarima, rmse_ets, rmse_bootstrap))],
    RMSE = sort(c(rmse_sarima, rmse_ets, rmse_bootstrap)),
    Performance = c("Best", "Second", "Third")
  )
} else {
  model_names_basic <- c("SARIMA", "ETS")
  model_ranking <- data.frame(
    Rank = 1:2,
    Model = model_names_basic[order(c(rmse_sarima, rmse_ets))],
    RMSE = sort(c(rmse_sarima, rmse_ets)),
    Performance = c("Best", "Second")
  )
}

cat("OVERALL MODEL RANKING (by forecast RMSE):\n")
print(model_ranking)
## ---- chunk 30
cat("\n=== MODEL CHOICE JUSTIFICATION ===\n\n")

# SARIMA model discussion
cat("SARIMA MODEL ANALYSIS:\n")
sarima_order <- arimaorder(best_sarima)
cat("Selected model: SARIMA(", paste(sarima_order[1:3], collapse = ","), ")(",
    paste(sarima_order[4:6], collapse = ","), ")[12]\n")

cat("\nKey characteristics:\n")
cat("- Captures both trend and seasonal patterns in Python usage data\n")
cat("- Box-Jenkins methodology ensures systematic model identification\n")
cat("- Parameter significance testing confirms model validity\n")
cat("- Residual analysis indicates good model fit\n")

# Model adequacy assessment
residuals_check <- residuals(best_sarima)
ljung_box_p <- Box.test(residuals_check, lag = 20, type = "Ljung-Box")$p.value

cat("- Ljung-Box test p-value:", round(ljung_box_p, 4))
if (ljung_box_p > 0.05) {
  cat(" (residuals are white noise - good model)\n")
} else {
  cat(" (some residual autocorrelation remains)\n")
}

cat("\nETS MODEL ANALYSIS:\n")
cat("Selected model:", best_ets$method, "\n")
cat("- Exponential smoothing approach suitable for trending data\n")
cat("- Automatic model selection based on information criteria\n")
cat("- Good alternative to SARIMA for forecasting\n")

# Compare model complexities
sarima_params <- length(coef(best_sarima))
ets_params <- length(best_ets$par)
## ---- chunk 31
cat("\n=== FORECAST PERFORMANCE ANALYSIS ===\n\n")

# Accuracy metrics interpretation
if (rmse_sarima < rmse_ets) {
  winner <- "SARIMA"
  winner_rmse <- rmse_sarima
  loser <- "ETS"
  loser_rmse <- rmse_ets
} else {
  winner <- "ETS"
  winner_rmse <- rmse_ets
  loser <- "SARIMA"
  loser_rmse <- rmse_sarima
}

improvement <- ((loser_rmse - winner_rmse) / loser_rmse) * 100

cat("FORECAST ACCURACY:\n")
cat("- Best performing model:", winner, "\n")
cat("- RMSE improvement over alternative:", round(improvement, 1), "%\n")
cat("- This represents", round(loser_rmse - winner_rmse, 2),
    "fewer average forecast errors\n\n")

# Confidence interval assessment
cat("UNCERTAINTY QUANTIFICATION:\n")
cat("- SARIMA 95% CI coverage:", round(sarima_coverage_95 * 100, 1), "%\n")
cat("- ETS 95% CI coverage:", round(ets_coverage_95 * 100, 1), "%\n")

if (exists("boot_coverage_95")) {
  cat("- Bootstrap 95% CI coverage:", round(boot_coverage_95 * 100, 1), "%\n")
}

cat("\nInterpretation:\n")
ideal_coverage <- 95
sarima_coverage_diff <- abs(sarima_coverage_95 * 100 - ideal_coverage)
ets_coverage_diff <- abs(ets_coverage_95 * 100 - ideal_coverage)

if (sarima_coverage_diff < ets_coverage_diff) {
  cat("- SARIMA provides more reliable uncertainty estimates\n")
} else {
  cat("- ETS provides more reliable uncertainty estimates\n")
}

if (sarima_coverage_95 >= 0.90) {
  cat("- SARIMA confidence intervals are well-calibrated\n")
} else {
  cat("- SARIMA confidence intervals may be too narrow\n")
}
## ---- chunk 32
if (exists("boot_mean")) {
  cat("\n=== BOOTSTRAP METHODOLOGY RESULTS ===\n\n")

  cat("BOOTSTRAP APPROACH:\n")
  cat("- Number of bootstrap samples:", n_bootstrap, "\n")
  cat("- Method: Residual resampling with model refitting\n")
  cat("- Purpose: Non-parametric uncertainty quantification\n\n")

  cat("BOOTSTRAP vs ANALYTICAL COMPARISON:\n")
  cat("- Bootstrap RMSE:", round(rmse_bootstrap, 2), "\n")
  cat("- Analytical RMSE:", round(rmse_sarima, 2), "\n")

  bootstrap_diff <- abs(rmse_bootstrap - rmse_sarima)
  cat("- Difference:", round(bootstrap_diff, 2), "\n")

  if (bootstrap_diff < 0.1 * rmse_sarima) {
    cat("- Bootstrap and analytical forecasts are very similar\n")
  } else {
    cat("- Bootstrap provides additional insights into forecast uncertainty\n")
  }

  cat("\nBootstrap advantages:\n")
  cat("- Does not assume normality of forecast errors\n")
  cat("- Captures model parameter uncertainty\n")
  cat("- Provides empirical confidence intervals\n")
} else {
  cat("\n=== BOOTSTRAP METHODOLOGY ===\n")
  cat("Bootstrap analysis was attempted but not completed successfully.\n")
  cat("This may be due to computational constraints or model fitting issues.\n")
}
## ---- chunk 33
cat("\n=== FINAL CONCLUSIONS ===\n\n")

cat("KEY FINDINGS:\n")
cat("1. Python usage shows strong upward trend with seasonal patterns\n")
cat("2.", winner, "model provides best forecasting performance\n")
cat("3. Both SARIMA and ETS models are viable for practical use\n")
cat("4. Bootstrap methodology validates analytical confidence intervals\n")

cat("This analysis successfully demonstrates the application of classical\n")
cat("time series methods to technology usage data, providing both\n")
cat("methodological rigor and practical forecasting capabilities.\n")
